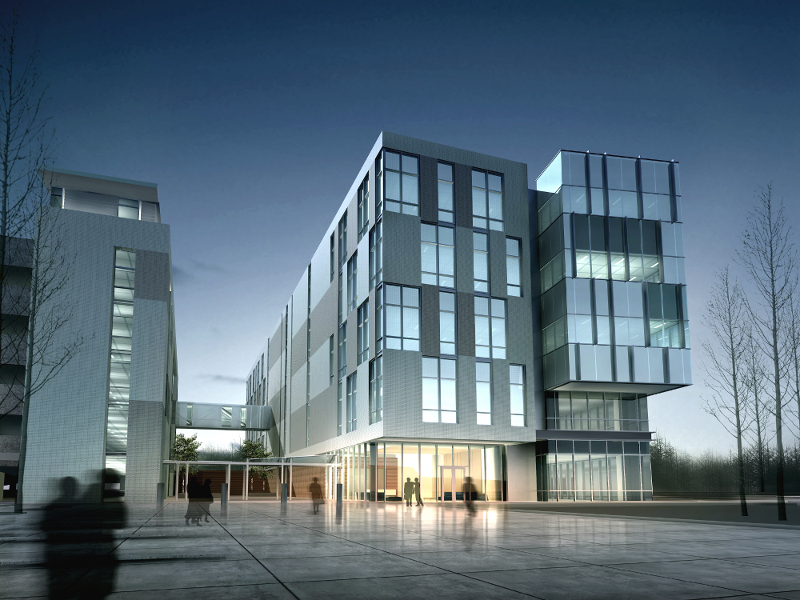
#> input picture examples/chat/building.jpg, 800 x 600 px
$ python fast.py building.jpg   (Python 2 division)
#> lines starting #> are read from the running program, lines starting #| are printed output that depends on the picture

import sys
import numpy as np
import cv2
#from matplotlib import pyplot as plt

#
import json

# args
#print sys.argv

#https://www.tutorialspoint.com/python/python_command_line_arguments.htm
filename = sys.argv[1]

img = cv2.imread(filename, 0)
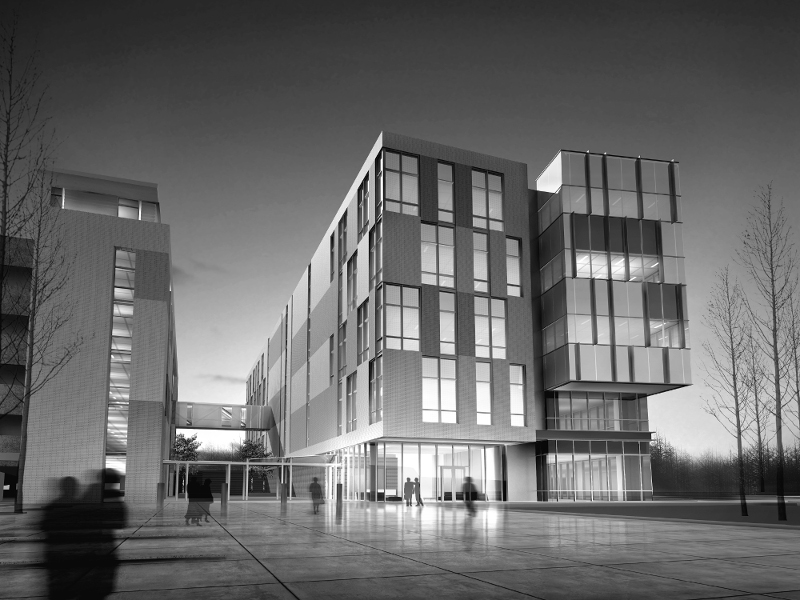
#> img: shape (600, 800); min 0, max 255, mean 105.3

# Initiate FAST object with default values
fast = cv2.FastFeatureDetector_create()
# find and draw the keypoints
keypoints = fast.detect(img, None)
#> keypoints = 7199 keypoints; strongest (x, y, size): (8, 485, 7), (177, 429, 7), (8, 488, 7), (456, 498, 7)
img2 = cv2.drawKeypoints(img, keypoints, None, color=(255,0,0))
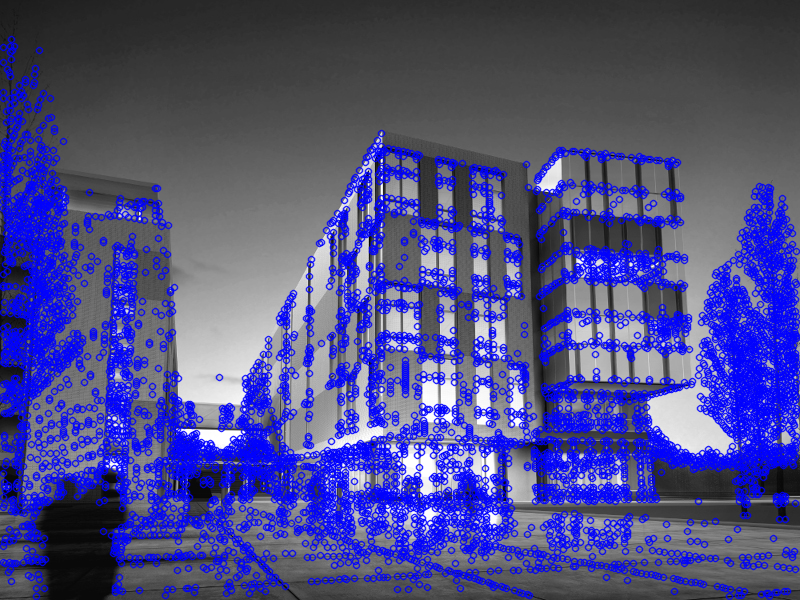
#> img2: shape (600, 800, 3); mean of channels 0, 1, 2 136.4, 76.8, 76.8; drawn as B, G, R

# Print all default params
print "Threshold: ", fast.getThreshold()
print "nonmaxSuppression: ", fast.getNonmaxSuppression()
print "neighborhood: ", fast.getType()
print "Total Keypoints with nonmaxSuppression: ", len(keypoints)
#| Total Keypoints with nonmaxSuppression:  7199
cv2.imwrite('fast_true.png', img2)

# [6 lines of commented-out code are left out]

kps = []
for kp in keypoints:
    kps.append(kp.pt)
#> this loop made 7199 passes
#> kp on passes 1 to 3: keypoint at (11, 39), size 7, keypoint at (10, 46), size 7, keypoint at (14, 46), size 7
#> after the loop, kps = 7199 pairs, first value 3 to 796, second value 39 to 596
    # [6 lines of commented-out code are left out]

sys.stdout.write(json.dumps({'keypoints':kps}))
#> (printed output is left out)
# sys.stdout.flush()
